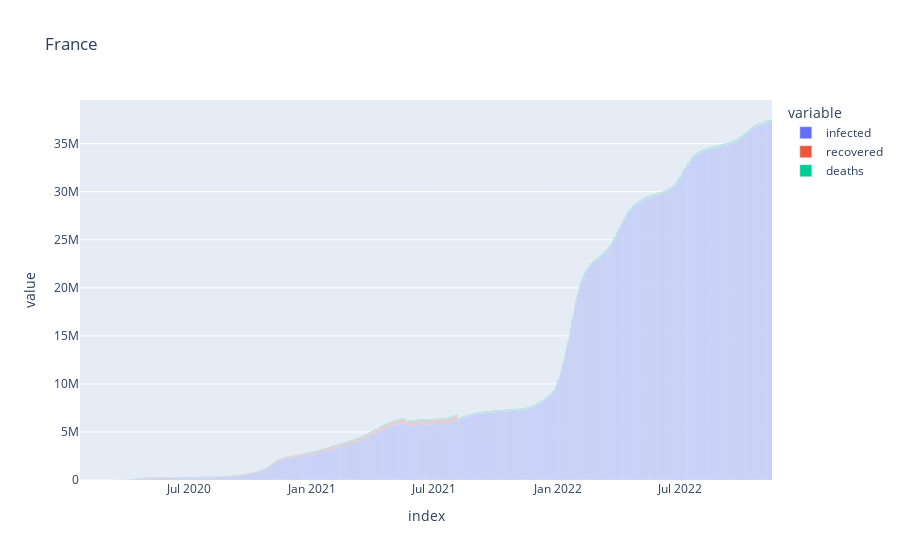

This figure's notebook cell:
### Code cell
df2 = mkframe('France')
df2
fig2 = px.bar(
    df2,title='France')
fig2.show()

### Figure 1 — Plotly figure (JSON) as saved in the notebook; plotly's stock layout.template omitted (floating-point values rounded to 4 significant figures; data arrays with more than 128 entries replaced by an {"elided": "..."} marker saying what was removed)
{"data": [{"alignmentgroup": "True", "hovertemplate": "variable=infected<br>index=%{x}<br>value=%{y}<extra></extra>", "legendgroup": "infected", "marker": {"color": "#636efa", "pattern": {"shape": ""}}, "name": "infected", "offsetgroup": "infected", "orientation": "v", "showlegend": true, "textposition": "auto", "type": "bar", "x": {"elided": "1029 str values"}, "xaxis": "x", "y": {"elided": "1029 int values"}, "yaxis": "y"}, {"alignmentgroup": "True", "hovertemplate": "variable=recovered<br>index=%{x}<br>value=%{y}<extra></extra>", "legendgroup": "recovered", "marker": {"color": "#EF553B", "pattern": {"shape": ""}}, "name": "recovered", "offsetgroup": "recovered", "orientation": "v", "showlegend": true, "textposition": "auto", "type": "bar", "x": {"elided": "1029 str values"}, "xaxis": "x", "y": {"elided": "1029 int values"}, "yaxis": "y"}, {"alignmentgroup": "True", "hovertemplate": "variable=deaths<br>index=%{x}<br>value=%{y}<extra></extra>", "legendgroup": "deaths", "marker": {"color": "#00cc96", "pattern": {"shape": ""}}, "name": "deaths", "offsetgroup": "deaths", "orientation": "v", "showlegend": true, "textposition": "auto", "type": "bar", "x": {"elided": "1029 str values"}, "xaxis": "x", "y": {"elided": "1029 int values"}, "yaxis": "y"}], "layout": {"barmode": "relative", "legend": {"title": {"text": "variable"}, "tracegroupgap": 0}, "title": {"text": "France"}, "xaxis": {"anchor": "y", "domain": [0, 1], "title": {"text": "index"}}, "yaxis": {"anchor": "x", "domain": [0, 1], "title": {"text": "value"}}}}
